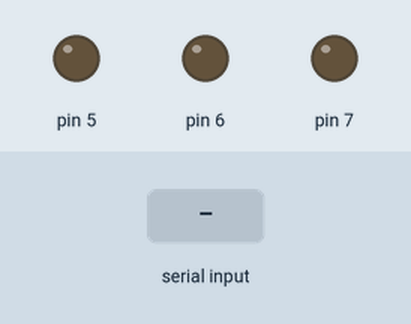
Simulated run of this sketch. Board: Arduino Uno, built with avr-gcc and run on an emulated ATmega328P. Shown: output pins drawn as LEDs (lit = HIGH). The inputs (shaded band) are chosen by the test bench.

Above: at 1.2 s.
1.3 s: "r" received over Serial
At 2.5 s:
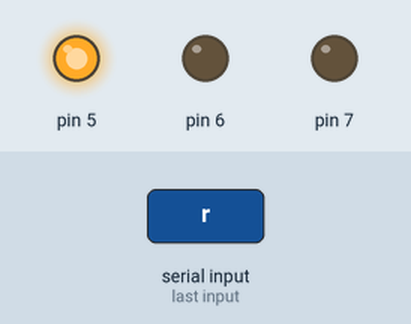
2.8 s: "g" received over Serial
At 3.8 s:
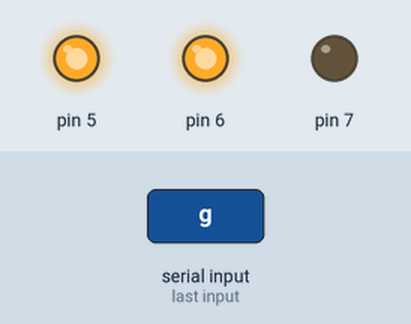
4.3 s: "R" received over Serial
At 4.9 s:
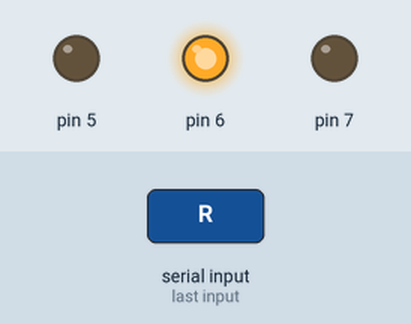
5.8 s: "y" received over Serial
At 6.1 s:
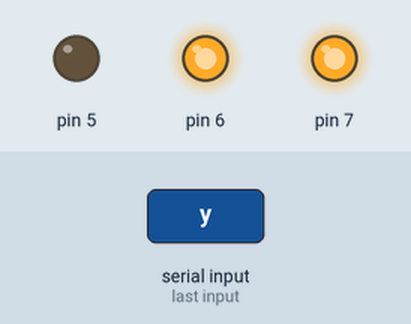
7.3 s: "G" received over Serial
At 8.4 s:
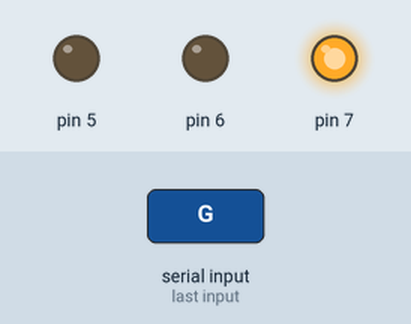
8.8 s: "Y" received over Serial
At 9.5 s:
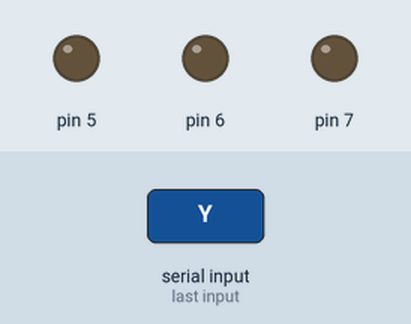
Timing chart, 0 to 11.3 s (numbered marks = the images above; inputs shaded):
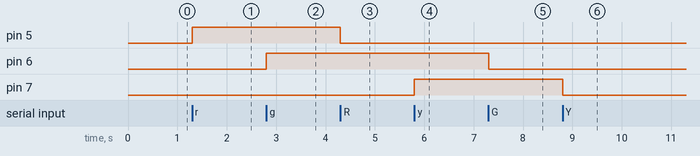

Measured:
- after the input at 1.3 s, pin 5: LOW → HIGH at once
- after the input at 2.8 s, pin 6: LOW → HIGH at once
- after the input at 4.3 s, pin 5: HIGH → LOW at once
- after the input at 5.8 s, pin 7: LOW → HIGH at once
- after the input at 7.3 s, pin 6: HIGH → LOW at once
- after the input at 8.8 s, pin 7: HIGH → LOW at once

The sketch:

RGB_LED_using_Serial.ino
```cpp
int state[4];
void setup() {
  Serial.begin(9600);
  for(int i=5;i<=7;i++)
    pinMode(i,OUTPUT);//5:red,6:green,7:yellow
}
void loop() {
  while(Serial.available()){
    char code=(char)Serial.read();
    if(code=='r'||code=='R'){
      state[1]=!state[1];
      digitalWrite(5,state[1]);
    }
    else if(code=='g'||code=='G'){
      state[2]=!state[2];
      digitalWrite(6,state[2]);
    }
    else if(code=='y'||code=='Y'){
      state[3]=!state[3];
      digitalWrite(7,state[3]);
    }
    else Serial.println("Error occured");
  }
}
```
